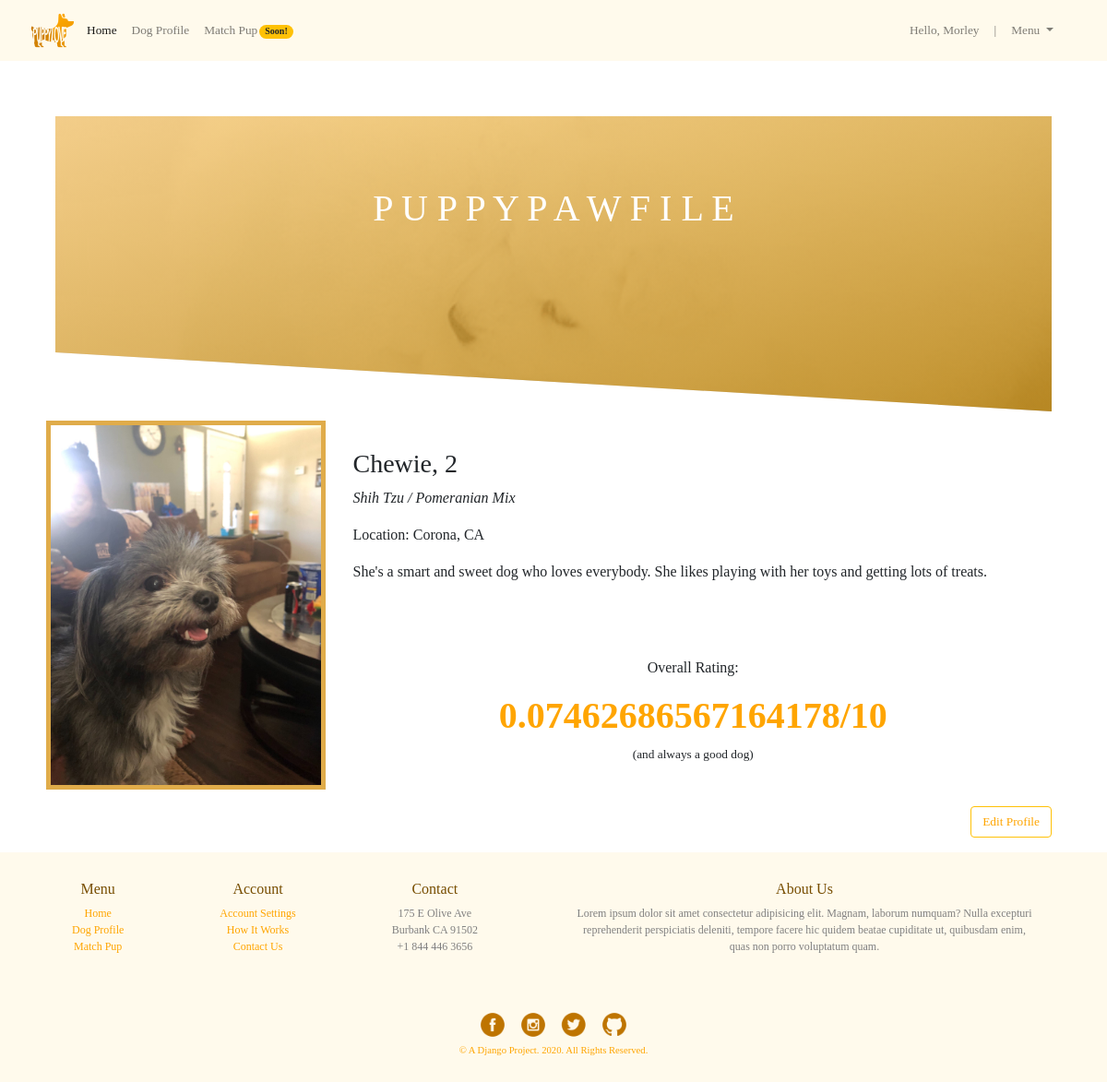
Page /dog_profile/5 (signed in) on the committed database.
### app_dogtinder/models.py (models this page shows)
class User(models.Model): #class for the user
    first_name = models.CharField(max_length=255)
    last_name = models.CharField(max_length=255)
    username = models.CharField(max_length=255)
    email = models.EmailField()
    password = models.CharField(max_length=255)
    created_at = models.DateTimeField(auto_now_add=True)
    updated_at = models.DateTimeField(auto_now=True)
    objects = UserManager()

class Dog(models.Model): #class for the dog
    dog_name = models.CharField(max_length=45)
    age = models.CharField(max_length=2)
    breed = models.CharField(max_length=255)
    city = models.CharField(max_length=45)
    state = models.CharField(max_length=2)
    zipcode = models.CharField(max_length=5)
    description = models.TextField()
    photo = models.ImageField(upload_to="dogs")
    user = models.ForeignKey(User, related_name="dogs", on_delete=models.CASCADE)
    created_at = models.DateTimeField(auto_now_add=True)
    updated_at = models.DateTimeField(auto_now=True)
    uploaded_at = models.DateTimeField(auto_now_add=True)
    objects = DogManager()

### app_dogtinder/views.py (the view)
# urls.py: path('dog_profile/<int:id>', views.dog_profile), #current dog's profile
def dog_profile(request, id): # renders dog's profile page
    if 'user_id' not in request.session:
        return redirect('/login')
    total_ratings = {}
    current_user = User.objects.get(id=request.session['user_id'])
    for dog in current_user.dogs.all():
        total = 1
        for rating in dog.ratings.all():
            total += rating.rating
        total_ratings[dog.id] = len(dog.ratings.all())/total
    context = {
        'current_user': current_user,
        'ratings_dict': total_ratings,
    }
    return render(request, 'profile.html', context)

### app_dogtinder/templates/profile.html (shortened to what this page needs)
<!DOCTYPE html>
<html lang="en">
  <head>
    {% load static %}
    <link rel="stylesheet" href="{% static 'css/dogprofile_style.css' %}" />
    <link rel="stylesheet" href="https://stackpath.bootstrapcdn.com/bootstrap/4.3.1/css/bootstrap.min.css"
 />
  </head>
  <body>
    <div id="container">
      <div>
        <header id="header">
          <div>
            <nav class="navbar navbar-expand-lg navbar-light" style="background-color: rgb(255, 250, 236)">
              <a class="navbar-brand" href="#">
                <a href="/dashboard">
                  <img id="logo" src="{% static 'img/logo_small.png' %}" /></a>
              </a>
              <div class="collapse navbar-collapse" id="navbarSupportedContent">
                <ul class="navbar-nav mr-auto">
                  <li class="nav-item active">
                    <a class="nav-link" href="/dashboard">Home</a>
                  </li>
                  <li class="nav-item">
                    <a class="nav-link" href="/dog_profile/{{current_user.id}}">Dog Profile</a>
                  </li>
                  <li class="nav-item">
                    <a class="nav-link" href="/match">Match Pup<span
                        class="badge badge-pill badge-warning">Soon!</span></a>
                  </li>
                </ul>
              </div>
              <div class="collapse navbar-collapse help" id="navbarSupportedContent">
                <ul class="navbar-nav mr-auto">
                  <li>
                    <a class="nav-link">Hello, {{ current_user.first_name }}</a>
                  </li>
                  <li>
                    <a class="nav-link">|</a>
                  </li>
                  <li class="nav-item dropdown">
                    <a class="nav-link dropdown-toggle" href="#" id="navbarDropdown" role="button"
                      data-toggle="dropdown" aria-haspopup="true" aria-expanded="false">
                      Menu
                    </a>
                  </li>
                </ul>
              </div>
            </nav>
          </div>
        </header>
      </div>
      <div id="main">
        <div id="banner">
          <h1 id="rate_title">P U P P Y P A W F I L E</h1>
        </div>
        {% for current_dog in current_user.dogs.all %}
        <div id="rating_panel">
          <div id="pic_panel">
            <img src="{{ current_dog.photo.url }}" class="dog_pic" />
          </div>
          <div id="desc">
            <div>
              <h3>
                {{current_dog.dog_name|capfirst }}, {{ current_dog.age }}
              </h3>
              <p><i>{{current_dog.breed|capfirst}}</i></p>
              <p>
                Location: {{ current_dog.city|capfirst }},
                {{current_dog.state|upper }}
              </p>
              <p>
                {{ current_dog.description|capfirst }}
              </p>
            </div>
            <div id="overall_rating">
              <p>
                Overall Rating:
              </p>
              {% for key, value in ratings_dict.items %} {% if current_dog.id == key %}
              <h2>{{ value }}/10</h2>
              <p id="good_dog">
                (and always a good dog)
              </p>
              {% endif %} {% endfor %}
            </div>
          </div>
        </div>
        <button class="btn btn-outline-warning" id="edit_profile">
          <a href="/edit/{{current_dog.id}}" id="edit_text">Edit Profile</a>
        </button>
        {%endfor%}
      </div>
      <div id="footer">
        <div class="column">
          <h6>Menu</h6>
          <a class="links" href="/dashboard">Home</a>
          <a class="links" href="/dog_profile/{{current_user.id}}">Dog Profile</a>
          <a class="links" href="/match">Match Pup</a>
        </div>
        <div class="column">
          <h6>Account</h6>
          <a class="links" href="/account_settings">Account Settings</a>
          <a class="links" href="/how">How It Works</a>
          <a class="links" href="/contact">Contact Us</a>
        </div>
        <div class="column">
          <h6>Contact</h6>
          <p class="footer_text">
            175 E Olive Ave<br />
            Burbank CA 91502<br />
            +1 844 446 3656
          </p>
        </div>
        <div class="column">
          <h6>About Us</h6>
          <p class="footer_text" id="about">
            Lorem ipsum dolor sit amet consectetur adipisicing elit. Magnam,
            laborum numquam? Nulla excepturi reprehenderit perspiciatis
            deleniti, tempore facere hic quidem beatae cupiditate ut, quibusdam
            enim, quas non porro voluptatum quam.
          </p>
        </div>
      </div>
      <div id="social_media">
        <a class="social_links" href="https://www.facebook.com/WeRateDogs/">
          <img class="social" src="{% static 'img/fb-icon.png' %}" />
        </a>
        <a class="social_links" href="https://www.instagram.com/weratedogs/?hl=en">
          <img class="social" src="{% static 'img/ig-icon.png' %}" />
        </a>
        <a class="social_links"
          href="https://twitter.com/dog_rates?ref_src=twsrc%5Egoogle%7Ctwcamp%5Eserp%7Ctwgr%5Eauthor">
          <img class="social" src="{% static 'img/tw-icon.png' %}" />
        </a>
        <a class="social_links" href="https://github.com/francesbathan/puppy-love">
          <img class="social" src="{% static 'img/git-icon.png' %}" />
        </a>
        <p id="copyright">© A Django Project. 2020. All Rights Reserved.</p>
      </div>
    </div>
  </body>
</html>

### app_dogtinder/static/css/dogprofile_style.css (style rules this page uses)
* { margin: 0px; padding: 0px; font-family: Montserrat; }
#container { display: flex; flex-direction: column; }
#logo { width: 50px; }
.collapse { position: absolute; margin-left: 70px; font-size: 10pt; }
.help { position: absolute; right: 0; margin-right: 50px; }
.badge { margin-left: 2px; }
#main { margin: 50px; }
#banner { height: 40vh; background-image: linear-gradient( to right bottom, rgba(253, 207, 121, 0.8), rgba(182, 124, 0, 0.8) ), url("../img/samoyed.gif"); background-repeat: no-repeat; background-size: cover; margin: 10px; clip-path: polygon(0% 0%, 100% 0%, 100% 100%, 0% 80%); background-position: center; }
#rate_title { text-align: center; margin: auto 0; font-weight: 500; padding-top: 7%; font-family: Montserrat; animation: moveInLeft 1.5s ease-out; color: white; }
#rating_panel { display: flex; flex-grow: 1; justify-content: center; }
.dog_pic { max-height: 400px; border: 5px solid rgb(224, 172, 74); }
#desc { padding: 30px; margin-top: auto; margin-bottom: auto; width: 800px; }
#overall_rating { text-align: center; margin-top: 10vh; }
.h2, h2 { font-weight: 700 !important; font-size: 30pt !important; margin-top: 0px; color: orange; }
#good_dog { font-size: 10pt; }
#edit_profile { font-size: 10pt; right: 0; position: absolute; margin-right: 5%; }
#edit_text { color: orange !important; text-decoration: none !important; }
#footer { background-color: #fffaec; padding: 10px; text-align: center; }
.column { display: inline-block; margin: 20px 50px; }
.links { color: orange !important; text-decoration: none !important; display: block; font-size: 9pt; }
.footer_text { color: gray !important; text-decoration: none !important; display: block; font-size: 9pt; }
h6 { color: rgb(119, 77, 0); }
#about { width: 500px; }
.social { display: inline-block; width: 40px; }
#social_media { display: block; background-color: #fffaec; text-align: center; padding: 10px; }
#copyright { display: block; font-size: 8pt; color: orange; }
.social_links { text-decoration: none !important; }

### rows in the picture
User: first_name "Morley"
Dog: photo (picture), dog_name "Chewie", age "2", breed "Shih Tzu / Pomeranian Mix", city "Corona", state "CA", description "She's a smart and sweet dog who loves everybody. She likes playing with her toys and getting lots of treats.", ratings_dict "0.07462686567164178"
